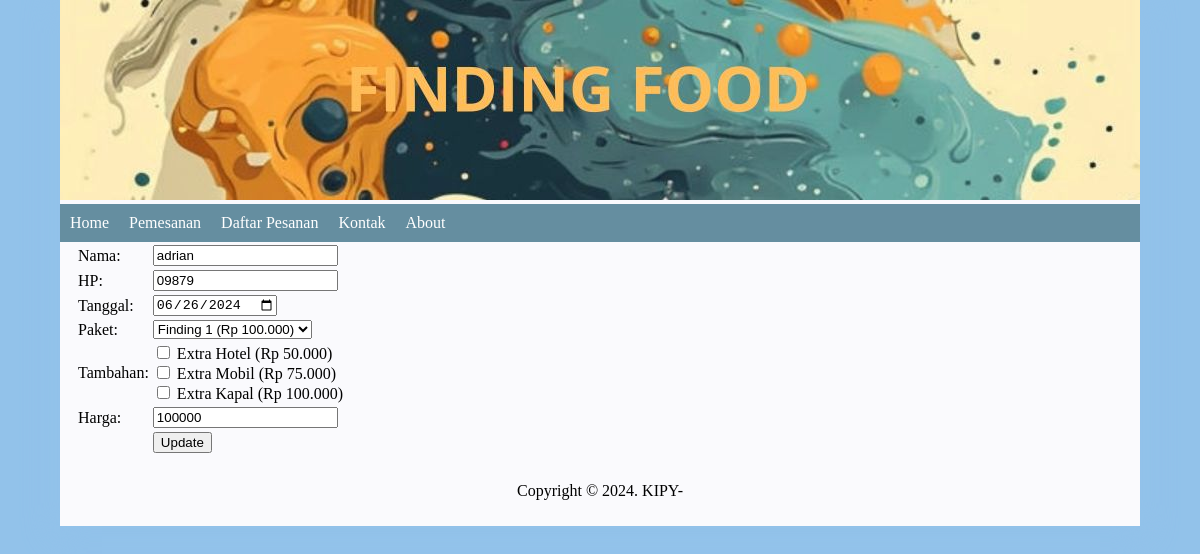
/index.php?page=edit&id=3, run on the app's committed database.
### tables this page shows
CREATE TABLE `tb_order` (
  `order_id` int(11) NOT NULL,
  `order_nama` varchar(100) NOT NULL,
  `order_hp` varchar(25) NOT NULL,
  `order_tanggal` date DEFAULT NULL,
  `order_finding` varchar(100) DEFAULT NULL,
  `order_tambahan` varchar(100) DEFAULT NULL,
  `order_harga` varchar(30) NOT NULL
);

### edit.php (the view, shortened to what this page needs)
<?php
require_once "koneksi.php";
if (isset($_GET['id'])) {
    $id = $_GET['id'];
    $sql = "SELECT * FROM tb_order WHERE order_id =?";
    $stmt = $koneksi->prepare($sql);
    $stmt->execute([$id]);
    $row = $stmt->fetch();
}
?>
<form action="" method="post">
    <table>
        <tr>
            <td><label>Nama:</label></td>
            <td><input type="text" name="nama" value="<?php echo $row['order_nama'];?>"></td>
        </tr>
        <tr>
            <td> <label>HP:</label></td>
            <td> <input type="text" name="hp" value="<?php echo $row['order_hp'];?>"></td>
        </tr>
        <tr>
            <td><label>Tanggal:</label></td>
            <td><input type="date" name="tanggal" value="<?php echo $row['order_tanggal'];?>"></td>
        </tr>
        <tr>
            <td><label>Paket:</label></td>
            <td>
                <select name="paket" id="paket" onchange="hitungHarga()">
                    <option value="1" <?php if($row['order_finding'] == 1) echo 'elected';?>>Finding 1 (Rp 100.000)</option>
                </select>
            </td>
        </tr>
        <tr>
            <td><label>Tambahan:</label></td>
            <td>
                <?php
                $tambahan_array = explode(',', $row['order_tambahan']);
             ?>
                <input type="checkbox" name="tambahan[]" value="Hotel" <?php if(in_array('Hotel', $tambahan_array)) echo 'checked';?> onchange="hitungHarga()"> Extra Hotel (Rp 50.000)<br>
                <input type="checkbox" name="tambahan[]" value="Mobil" <?php if(in_array('Mobil', $tambahan_array)) echo 'checked';?> onchange="hitungHarga()"> Extra Mobil (Rp 75.000)<br>
                <input type="checkbox" name="tambahan[]" value="Kapal" <?php if(in_array('Kapal', $tambahan_array)) echo 'checked';?> onchange="hitungHarga()"> Extra Kapal (Rp 100.000)<br>
            </td>
        </tr>
        <tr>
            <td><label>Harga:</label></td>
            <td><input type="text" name="harga" id="harga" value="<?php echo $row['order_harga'];?>" readonly></td>
        </tr>
        <tr>
            <td></td>
            <td><input type="submit" name="submit" value="Update"></td>
        </tr>
    </table>
</form>

### css/style.css (style rules this page uses)
body { background-color: rgb(146, 194, 234); margin: 0; }

### data on the page
tb_order: nama "adrian", hp "09879", tanggal "06/26/2024", harga "100000"
